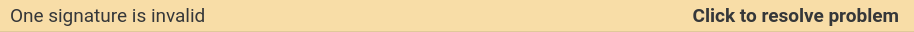
<?xml version="1.0" encoding="UTF-8"?>
<ui version="4.0">
 <class>WarningItem</class>
 <widget class="QWidget" name="WarningItem">
  <property name="geometry">
   <rect>
    <x>0</x>
    <y>0</y>
    <width>914</width>
    <height>32</height>
   </rect>
  </property>
  <property name="minimumSize">
   <size>
    <width>914</width>
    <height>26</height>
   </size>
  </property>
  <property name="maximumSize">
   <size>
    <width>16777215</width>
    <height>42</height>
   </size>
  </property>
  <property name="windowTitle">
   <string>Form</string>
  </property>
  <property name="styleSheet">
   <string notr="true">padding: 0px 0px 0px 6px;
border: solid #E1C999;
border-width: 0px 0px 1px 0px;
background-color: #F8DDA7;
color: #353739;</string>
  </property>
  <layout class="QHBoxLayout" name="horizontalLayout">
   <property name="spacing">
    <number>0</number>
   </property>
   <property name="leftMargin">
    <number>0</number>
   </property>
   <property name="topMargin">
    <number>0</number>
   </property>
   <property name="rightMargin">
    <number>0</number>
   </property>
   <property name="bottomMargin">
    <number>1</number>
   </property>
   <item>
    <widget class="QLabel" name="warningText">
     <property name="sizePolicy">
      <sizepolicy hsizetype="Expanding" vsizetype="MinimumExpanding">
       <horstretch>0</horstretch>
       <verstretch>0</verstretch>
      </sizepolicy>
     </property>
     <property name="minimumSize">
      <size>
       <width>510</width>
       <height>16</height>
      </size>
     </property>
     <property name="maximumSize">
      <size>
       <width>16777215</width>
       <height>30</height>
      </size>
     </property>
     <property name="font">
      <font>
       <family>Roboto</family>
       <pointsize>14</pointsize>
       <underline>false</underline>
       <strikeout>false</strikeout>
      </font>
     </property>
     <property name="styleSheet">
      <string notr="true">color:#353739; border: none; background-color: #F8DDA7;</string>
     </property>
     <property name="text">
      <string>One signature is invalid</string>
     </property>
     <property name="wordWrap">
      <bool>true</bool>
     </property>
    </widget>
   </item>
   <item>
    <widget class="QLabel" name="warningAction">
     <property name="sizePolicy">
      <sizepolicy hsizetype="Preferred" vsizetype="Fixed">
       <horstretch>0</horstretch>
       <verstretch>0</verstretch>
      </sizepolicy>
     </property>
     <property name="minimumSize">
      <size>
       <width>100</width>
       <height>20</height>
      </size>
     </property>
     <property name="maximumSize">
      <size>
       <width>16777215</width>
       <height>16777215</height>
      </size>
     </property>
     <property name="font">
      <font>
       <family>Roboto</family>
       <pointsize>14</pointsize>
       <weight>75</weight>
       <bold>true</bold>
       <underline>false</underline>
       <strikeout>false</strikeout>
      </font>
     </property>
     <property name="styleSheet">
      <string notr="true">color: #353739;
font-weight: bold;
text-decoration: none solid rgb(53, 55, 57);
border: none;
background-color: #F8DDA7;</string>
     </property>
     <property name="text">
      <string>Click to resolve problem</string>
     </property>
     <property name="textFormat">
      <enum>Qt::RichText</enum>
     </property>
     <property name="alignment">
      <set>Qt::AlignRight|Qt::AlignTrailing|Qt::AlignVCenter</set>
     </property>
     <property name="openExternalLinks">
      <bool>true</bool>
     </property>
     <property name="textInteractionFlags">
      <set>Qt::TextBrowserInteraction</set>
     </property>
    </widget>
   </item>
   <item>
    <spacer name="horizontalSpacer">
     <property name="orientation">
      <enum>Qt::Horizontal</enum>
     </property>
     <property name="sizeType">
      <enum>QSizePolicy::Fixed</enum>
     </property>
     <property name="sizeHint" stdset="0">
      <size>
       <width>10</width>
       <height>20</height>
      </size>
     </property>
    </spacer>
   </item>
  </layout>
 </widget>
 <resources/>
 <connections/>
</ui>
